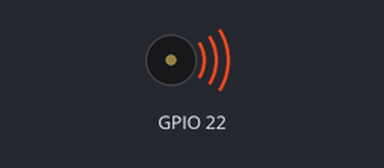
This program was run on a simulated Raspberry Pi (BCM pin numbers). Parts: buzzer (waves = sounding).

Above: at 0.18 s.
Timing chart, 0 to 3.0 s (numbered marks = the images above):
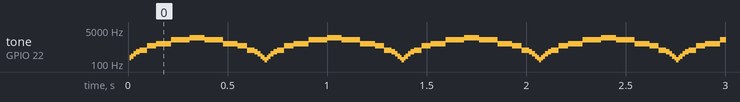

The program:

27-understanding-pasive-buzzers-pigpio.py
```python
import pigpio
from time import sleep

def preparePWM(pin: int) -> int:
    pi.set_PWM_dutycycle(pin, 50)
    pi.set_PWM_frequency(pin, 400)

    return pin

passiveBuzzerPin = 22
pi = pigpio.pi()
preparePWM(passiveBuzzerPin)

def test(freq, sleepTime):
    pi.set_PWM_frequency(passiveBuzzerPin, freq)
    sleep(sleepTime)

try:
    while True:
#         [test(freq, 1) for freq in [600, 900]]
        for i in range(150, 2000):
            test(i, .0001)
        for i in range(2000, 150, -1):
            test(i, .0001)
except KeyboardInterrupt:
    pi.write(passiveBuzzerPin, 0)
    print(pi.read(passiveBuzzerPin))
    pi.stop()
    print("See you later RPi!")
```

Measured:
- by itself, tone on GPIO 22: repeats every 0.69 s: 250 Hz 0.01 s, 320 Hz 0.01 s, 400 Hz 0.02 s, 500 Hz 0.04 s, 800 Hz 0.05 s, 1000 Hz 0.07 s, 1600 Hz 0.09 s, 2000 Hz 0.07 s, 1600 Hz 0.09 s, 1000 Hz 0.07 s, 800 Hz 0.05 s, 500 Hz 0.04 s, 400 Hz 0.02 s, 320 Hz 0.01 s, 250 Hz 0.01 s, 200 Hz 0.01 s, 160 Hz 0.01 s, 200 Hz 0.01 s
